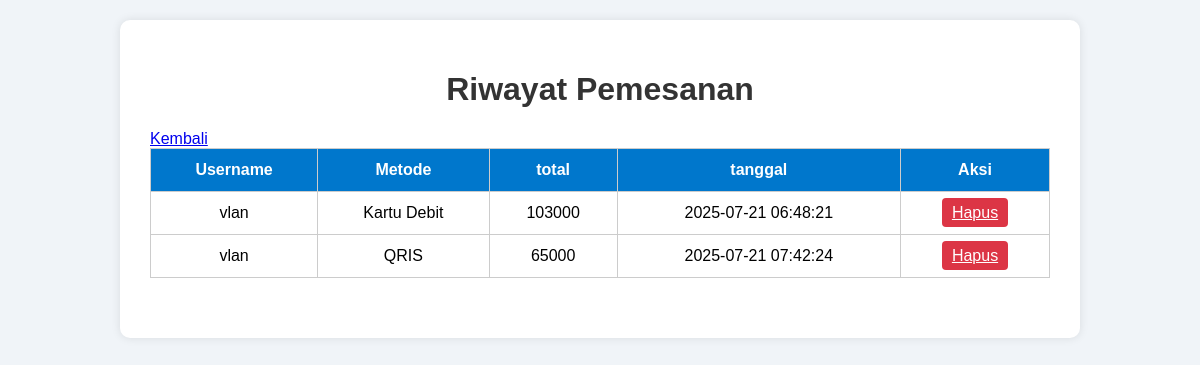
Screenshot of /history_pembayaran.php with the database file from the repository.
### tables this page shows
CREATE TABLE `pembayaran` (
  `id_pembayaran` int(11) NOT NULL,
  `id_pelanggan` int(11) NOT NULL,
  `id_metode` int(11) NOT NULL,
  `total_bayar` int(11) NOT NULL,
  `tanggal` datetime NOT NULL
);

CREATE TABLE `pelanggan` (
  `id_pelanggan` int(100) NOT NULL,
  `username` varchar(100) NOT NULL,
  `password` varchar(20) NOT NULL,
  `nama_pelanggan` varchar(100) NOT NULL,
  `alamat` varchar(100) NOT NULL,
  `no_telp` int(12) NOT NULL,
  `level` varchar(100) NOT NULL
);

CREATE TABLE `metode` (
  `id_metode` int(11) NOT NULL,
  `metode_pembayaran` enum('QRIS','Kartu Debit','E-Wallet','') NOT NULL
);

### history_pembayaran.php (the view, shortened to what this page needs)
<?php include 'koneksi.php';?>
<!DOCTYPE html>
<html lang="en">
<head>
  <link rel="stylesheet" href="css/admin.css">
</head>
<body>
  <div class="container">
    <h1>Riwayat Pemesanan</h1>
    <table>
      <thead>
        <tr>
          <th>Username</th>
          <th>Metode</th>
          <th>total</th>
          <th>tanggal</th>
          <th>Aksi</th>
        </tr>
      </thead>
      <tbody>
 <?php
      $result = $koneksi->query("SELECT pel.*, m.metode_pembayaran, pem.id_pembayaran, pem.total_bayar, pem.tanggal FROM pembayaran pem join pelanggan pel on pem.id_pelanggan = pel.id_pelanggan join metode m on pem.id_metode = m.id_metode");
      while ($row = $result->fetch_assoc()) {
      echo "<tr>
      <td>{$row['username']}</td>
      <td>{$row['metode_pembayaran']}</td>
      <td>{$row['total_bayar']}</td>
      <td>{$row['tanggal']}</td>
      <td>
      <a href='hapus_pembayaran.php?id={$row['id_pembayaran']}' class='delete' onclick='return confirm(\"Yakin?\")'>Hapus</a>
      </td>
      </tr>";
        }
        ?>
      </tbody>
  </div>
      <a href='halaman_admin.php'>Kembali</a>
</body>
</html>

### admin.css (style rules this page uses)
body { font-family: Arial, sans-serif; margin: 0; padding: 20px; background-color: #f0f4f8; }
.container { max-width: 900px; margin: auto; background: white; padding: 30px; border-radius: 10px; box-shadow: 0 0 10px rgba(0,0,0,0.1); }
h1, h2 { text-align: center; color: #333; }
table { width: 100%; border-collapse: collapse; margin-bottom: 30px; }
th, td { padding: 12px; border: 1px solid #ccc; text-align: center; }
th { background-color: #0077cc; color: white; }
.delete { background-color: #dc3545; color: white; border: none; padding: 6px 10px; border-radius: 4px; cursor: pointer; }

### rows the page displays
pembayaran: id_pelanggan.username "vlan", id_metode.metode_pembayaran "Kartu Debit", total_bayar "103000", tanggal "2025-07-21 06:48:21"
pembayaran: id_pelanggan.username "vlan", id_metode.metode_pembayaran "QRIS", total_bayar "65000", tanggal "2025-07-21 07:42:24"
